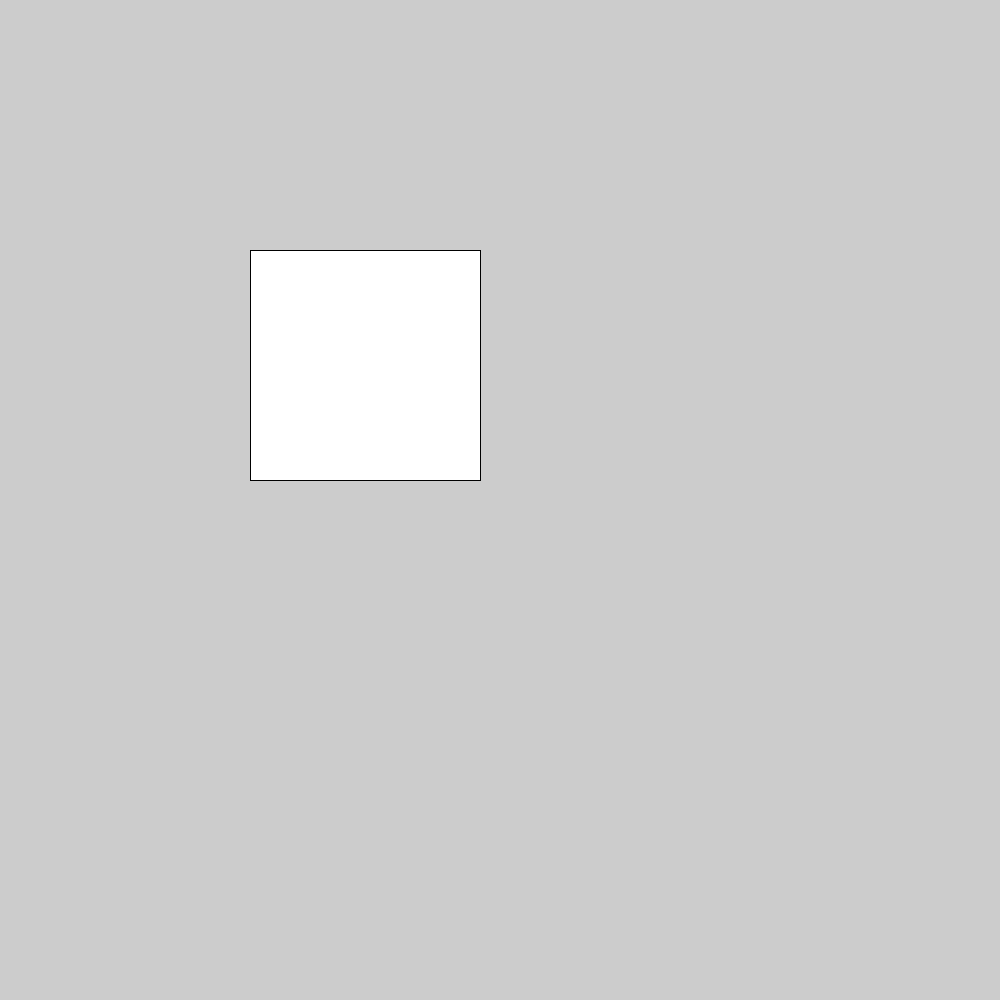
Frame 1 (no input)
Frame 60 (the mouse pressed at the canvas centre just before this capture): identical to frame 1, image omitted
Frame 120 (the mouse held since frame 60 and released just before this capture): identical to frame 1, image omitted

The Processing sketch that drew this single still picture (run headless with seeded random() and noise(); from frame 60 on, the mouse is pressed at the canvas centre):

// Processing sketch: Opdracht_12_1
// ── Opdracht_12_1.pde
void setup() {
  size(1000, 1000);
}

PVector getMiddle() {
  return new PVector((width / 2) / 2, (height / 2) / 2);
}

void draw() {
  PVector middle = getMiddle();
  Rectangle rect = new Rectangle(int(middle.x), int(middle.y), 230, 230);

  rect.Draw();
}

class Rectangle {
  int x;
  int y;
  int w;
  int h;

  public Rectangle(int xPos, int yPos, int wPos, int hPos) {
    this.x = xPos;
    this.y = yPos;
    this.w = wPos;
    this.h = hPos;
  }

  public void Draw() {
    rect(x, y, w, h);
  }
}
